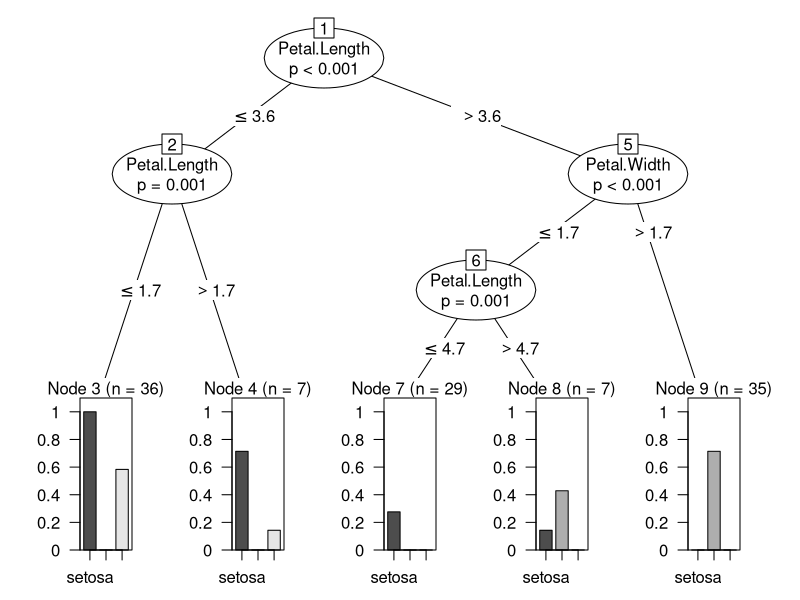

The R script that drew this image: (Note: this script raises an error after producing the figure.)
data("iris")
View(iris)
install.packages("party")
library(party)
class(iris$Species)
library(caret)
install.packages("plyr")
library(plyr)
sum(is.na(iris ))
### partitioning the data######
train<-createDataPartition(iris$Species,p = .75,list = F)
train
training<-iris[train, ]
testing<-iris[-train, ]
testing
#overall descriptives of the dataset 
summary(iris)
#### Building tree##
tree1<-ctree(iris$Species~.,data = training)
plot(tree1)
summary(tree1)
##tree2<-ctree(iris$Petal.Length~., data = training)
### prediction##

predict<-predict(tree1,testing[ ,-5])
summary(predict)
table(predict)
a<-table(testing$Species,predict)
a
sum(diag(a)/sum(a))
###Bagging####
acc<-c()
for(i in 1:100)
{
  print(i)
  inTraininglocal<-createDataPartition(iris$Species,p=.85,list=F)
  training1<-iris[inTraininglocal,]
  testing<-iris[-inTraininglocal,]
  
  fittree<-ctree(training1$Species~.,data=training1)
  pred<-predict(fittree,testing[,-5])
  
  x<-table(testing$Species,pred)
  
  acc<-c(acc,sum(diag(x))/sum(x))
  
}

acc
summary(acc)
confusionMatrix(pred,testing$Species)
